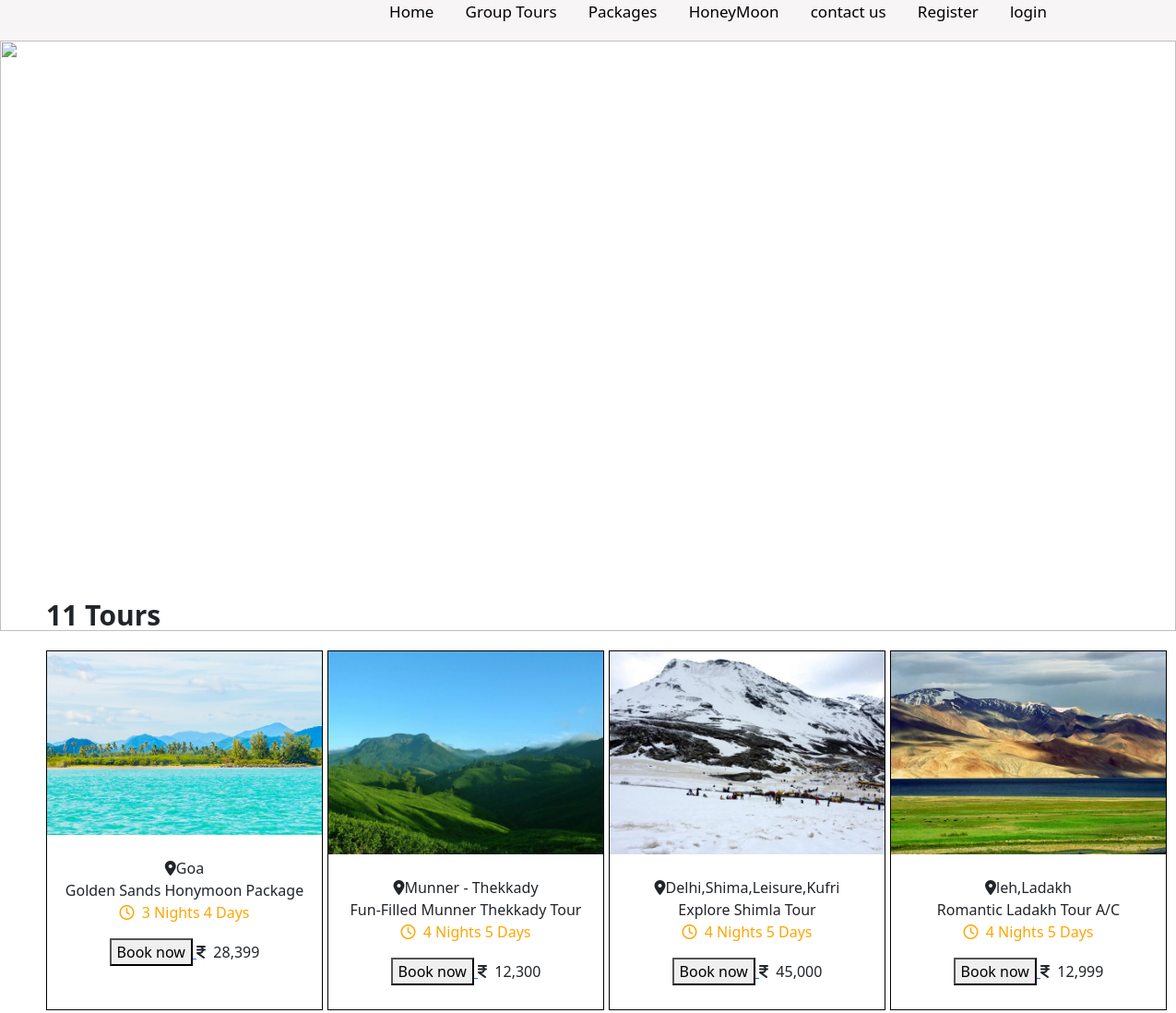
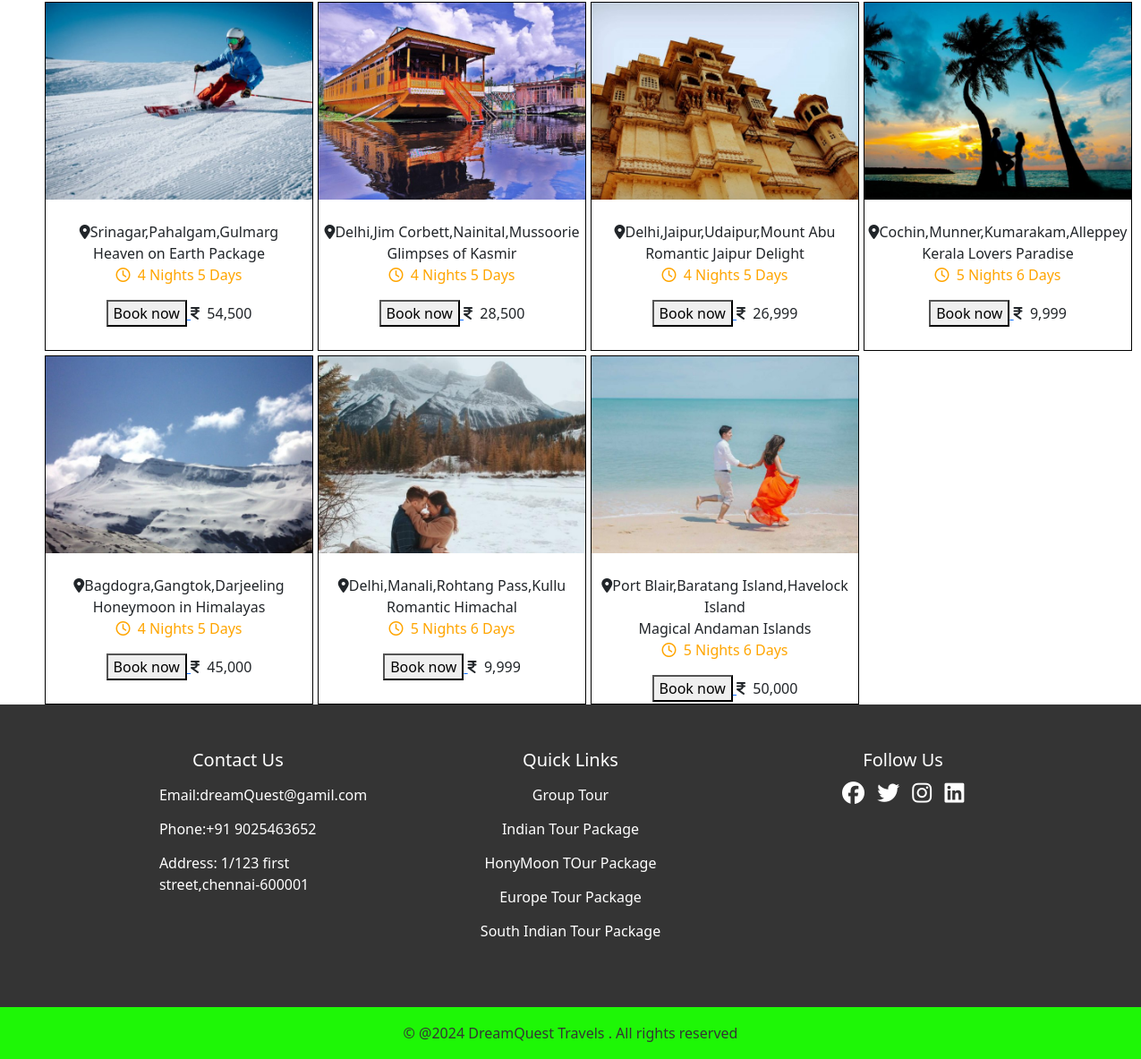
Page /india/ on the committed database (2 pictures, top to bottom).
### myproject/models.py (models this page shows, shortened)
class India(models.Model):
    india=models.ImageField(upload_to="pic")
    plan=models.CharField(max_length=100)
    location=models.CharField(max_length=100)
    duration=models.CharField(max_length=100)
    price=models.CharField(max_length=20,null=True)

### myproject/views.py (the view)
# urls.py: path("india/",views.india,name="india"),
def india(request):
    india = India.objects.all()
    return render(request,"india.html",{"india":india})

### myproject/templates/india.html (shortened to what this page needs)
<!DOCTYPE html>
<html lang="en">
<head>
    <link rel="stylesheet" href="https://cdnjs.cloudflare.com/ajax/libs/font-awesome/6.6.0/css/all.min.css" />
    {% load static %}
    <link rel="stylesheet" href="{% static 'css/india.css' %}">
    <link href="https://cdn.jsdelivr.net/npm/bootstrap@5.0.2/dist/css/bootstrap.min.css" rel="stylesheet">
</head>
<body>
    {% include 'nav.html' %}
    <div class="ind">
        {% load static %}
        <img src="{% static 'image/india honymoon.jpg'  %}" alt="">
        <h2>India HonyMoon Package</h2>
    </div>
    <section>
        <div class="in">
            <P>11 Tours</P>
        </div>
        <div class="india">
    {% for india in india %}
          <div class="dia">
            <img src="{{india.india.url}}" alt=""><br><br>
            <p><i class="fa-solid fa-location-dot"></i>{{india.plan}}<br>{{india.location}}<br>
            <span><i class="fa-regular fa-clock"></i>&nbsp {{india.duration}}</span></p>
            <a href="{% url 'book' %}">
                <button>Book now</button>
            </a><i class="fa-solid fa-indian-rupee-sign"></i>&nbsp {{india.price}}
          </div>
    {% endfor %}
        </div>
      </section>
      {% include 'footer.html' %}
</body>
</html>

### myproject/templates/nav.html (shortened to what this page needs)
<!DOCTYPE html>
<html lang="en">
<head>
    {% load static %}
    <link rel="stylesheet" href="{% static 'css/main.css' %}">
</head>
<body>
    {% block nav %}
    <header>
        <nav>
                {% load static %}
          <ul>
            <li><a href="{% url 'main' %}">Home</a></li>
            <li><a href="{% url 'group' %}">Group Tours</a></li>
           <div class="dropdown">
            <li><a href="#">Packages</a>
           </div>
            <li><a href="{% url 'honeymoon' %}">HoneyMoon</a></li>
            <li><a href="{% url 'contact' %}">contact us</a></li>
            {% if user.is_authenticated %}
            <li>Hello, {{ request.user }}</li>
            <li><a href="{% url 'logout' %}">log out</a></li>
            {% else %}
            <li><a href="{% url 'register' %}">Register</a></li>
            <li><a href="{% url 'login' %}">login</a></li>
            {% endif %}
        </nav>
      </header>
      {% endblock %}
</body>
</html>

### myproject/templates/footer.html (shortened to what this page needs)
<!DOCTYPE html>
<html lang="en">
<head>
    <link rel="stylesheet" href="https://cdnjs.cloudflare.com/ajax/libs/font-awesome/6.6.0/css/all.min.css" />
    {% load static %}
    <link rel="stylesheet" href="{% static 'css/footer.css' %}">
    <link href="https://cdn.jsdelivr.net/npm/bootstrap@5.0.2/dist/css/bootstrap.min.css" rel="stylesheet">
</head>
<body class="footerf">
       <footer>
        <div class="container">
            <div class="footer-content">
                <h5>Contact Us</h5>
                <p>Email:dreamQuest@gamil.com</p>
                <p>Phone:+91 9025463652</p>
                <p>Address: 1/123 first street,chennai-600001</p>
            </div>
            <div class="footer-content">
                <h5>Quick Links</h5>
                 <ul class="list">
                    <li><a href="{% url 'group' %}">Group Tour</a></li>
                    <li><a href="{% url 'indian' %}">Indian Tour Package</a></li>
                    <li><a href="{% url 'honeymoon' %}">HonyMoon TOur Package</a></li>
                    <li><a href="{% url 'europe' %}">Europe Tour Package</a></li>
                    <li><a href="{% url 'south' %}">South Indian Tour Package</a></li>
                 </ul>
            </div>
            <div class="footer-content">
                <h5>Follow Us</h5>
                <ul class="social-icons">
                 <li><a href=""><i class="fab fa-facebook"></i></a></li>
                 <li><a href=""><i class="fab fa-twitter"></i></a></li>
                 <li><a href=""><i class="fab fa-instagram"></i></a></li>
                 <li><a href=""><i class="fab fa-linkedin"></i></a></li>
                </ul>
                </div>
        </div>
        <div class="bottom-bar">
            <p>&copy; @2024 DreamQuest Travels . All rights reserved</p>
        </div>
    </footer>
</body>
</html>

### myproject/static/css/india.css (style rules this page uses)
.ind img { position: absolute; z-index: -1; width: 100%; height: 80vh; }
.ind h2 { text-align: center; color: white; font-size: 50px; padding-top: 15rem; }
.in p { margin-left: 50px; font-weight: bold; margin-top: 300px; font-size: 30px; }
.india { display: grid; grid-template-columns: 1fr 1fr 1fr 1fr; grid-template-rows: 1fr 1fr 1fr; gap: 5px; padding-left: 50px; padding-right: 50px; }
.dia { border: 1px solid black; width: 300px; height: 390px; position: relative; overflow: hidden; text-align: center; }
.dia img { width: 300px; height: auto; transition: transform 0.3s ease; }
.dia p { text-align: center; font-size: 16px; }
.dia span { color: orange; }

### myproject/static/css/main.css (style rules this page uses)
html { scroll-behavior: smooth; }
header { position: sticky; top:0px; z-index: 1; }
nav { display: flex; justify-content: space-around; align-items: center; background: rgb(247, 245, 245); }
nav ul { list-style: none; }
nav ul li { display: inline-block; margin: 0 15px; }
nav ul li a { text-decoration: none; color: #000; font-weight: 500; font-size: 17px; }
nav ul li a::after { content: ''; width: 0; height: 2px; background: #5c73ea; display: block; transition: 0.2s linear; }
.dropdown { position: relative; display: inline-block; }
footer { position: sticky; left: 0; top: 0; width: 100%; }
.india { display: grid; gap: 5px; grid-column: 1fr 1fr 1fr 1fr; grid-template-areas: 'ind1 ind1 ind2 ' 'ind3 ind4 ind5'; }

### myproject/static/css/footer.css (style rules this page uses)
footer { background: #343434; padding-top: 50px; }
.container { width: 1140px; margin: auto; display: flex; justify-content: center; }
.footer-content { width: 33.3%; }
h5 { font-size: 28px; margin-bottom: 15px; text-align: center; color: #fff; }
.footer-content p { width:190px; margin: auto; padding: 7px; color: #fff; }
.footer-content ul { text-align: center; }
.list { padding: 0; }
.list li { width: auto; text-align: center; list-style-type:none; padding: 7px; position: relative; }
.list li a { text-decoration: none; color: #fff; }
.list li::before { content: ''; position: absolute; transform: translate(-50%,-50%); left: 50%; top: 100%; width: 0; height: 2px; background: #f18930; transition-duration: .5s; }
.social-icons { text-align: center; padding: 0; }
.social-icons li { display: inline-block; text-align: center; padding: 5px; }
.social-icons i { color: white; font-size: 25px; }
a { text-decoration: none; }
.bottom-bar { background: #1ef706; text-align: center; padding: 10px 0; margin-top: 50px; }
.bottom-bar p { color: #343434; margin: 0; font-size: 16px; padding: 7px; }

### rows in the picture
India: india (picture), plan "Goa", location "Golden Sands Honymoon Package", duration "3 Nights 4 Days", price "28,399"
India: india (picture), plan "Munner - Thekkady", location "Fun-Filled Munner Thekkady Tour", duration "4 Nights 5 Days", price "12,300"
India: india (picture), plan "Delhi,Shima,Leisure,Kufri", location "Explore Shimla Tour", duration "4 Nights 5 Days", price "45,000"
India: india (picture), plan "leh,Ladakh", location "Romantic Ladakh Tour A/C", duration "4 Nights 5 Days", price "12,999"
India: india (picture), plan "Srinagar,Pahalgam,Gulmarg", location "Heaven on Earth Package", duration "4 Nights 5 Days", price "54,500"
India: india (picture), plan "Delhi,Jim Corbett,Nainital,Mussoorie", location "Glimpses of Kasmir", duration "4 Nights 5 Days", price "28,500"
India: india (picture), plan "Delhi,Jaipur,Udaipur,Mount Abu", location "Romantic Jaipur Delight", duration "4 Nights 5 Days", price "26,999"
India: india (picture), plan "Cochin,Munner,Kumarakam,Alleppey", location "Kerala Lovers Paradise", duration "5 Nights 6 Days", price "9,999"
India: india (picture), plan "Bagdogra,Gangtok,Darjeeling", location "Honeymoon in Himalayas", duration "4 Nights 5 Days", price "45,000"
India: india (picture), plan "Delhi,Manali,Rohtang Pass,Kullu", location "Romantic Himachal", duration "5 Nights 6 Days", price "9,999"
India: india (picture), plan "Port Blair,Baratang Island,Havelock Island", location "Magical Andaman Islands", duration "5 Nights 6 Days", price "50,000"
